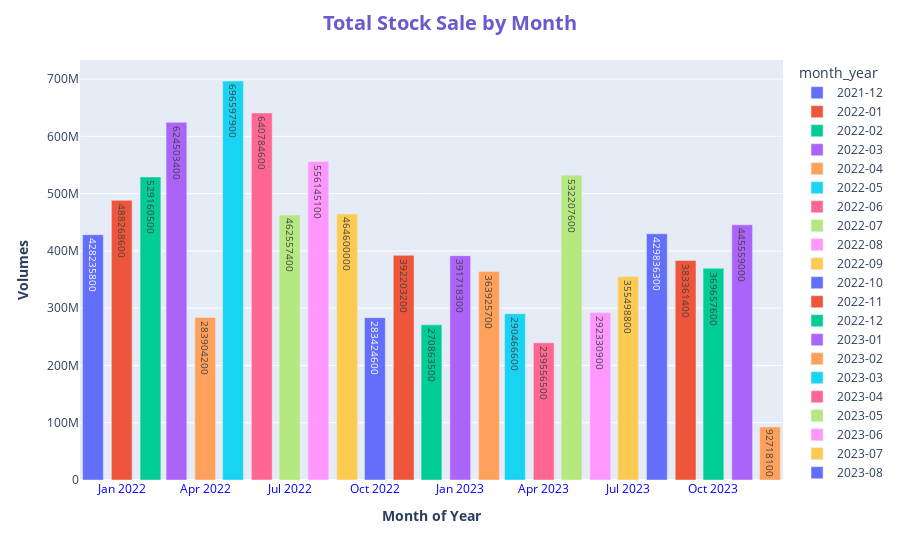

Source (notebook cell):
### Code cell
volume_by_month_year = volume_by_month_year.sort_values('month_year')
fig = px.bar(volume_by_month_year, x='month_year', y='total', color='month_year', text='total')

fig.update_xaxes(title='<b>Month of Year</b>')
fig.update_yaxes(title='<b>Volumes</b>')

fig.update_layout(title=dict(text='<b>Total Stock Sale by Month</b>',
                             font=dict(size=20, color='slateblue'), x=0.5),
                  xaxis=dict(tickfont=dict(color='blue')))
fig.show()

### Figure 1 — Plotly figure (JSON) as saved in the notebook; plotly's stock layout.template omitted (floating-point values rounded to 4 significant figures)
{"data": [{"alignmentgroup": "True", "hovertemplate": "month_year=%{x}<br>total=%{text}<extra></extra>", "legendgroup": "2021-12", "marker": {"color": "#636efa", "pattern": {"shape": ""}}, "name": "2021-12", "offsetgroup": "2021-12", "orientation": "v", "showlegend": true, "text": [428235800], "textposition": "auto", "type": "bar", "x": ["2021-12"], "xaxis": "x", "y": [428235800], "yaxis": "y"}, {"alignmentgroup": "True", "hovertemplate": "month_year=%{x}<br>total=%{text}<extra></extra>", "legendgroup": "2022-01", "marker": {"color": "#EF553B", "pattern": {"shape": ""}}, "name": "2022-01", "offsetgroup": "2022-01", "orientation": "v", "showlegend": true, "text": [488268600], "textposition": "auto", "type": "bar", "x": ["2022-01"], "xaxis": "x", "y": [488268600], "yaxis": "y"}, {"alignmentgroup": "True", "hovertemplate": "month_year=%{x}<br>total=%{text}<extra></extra>", "legendgroup": "2022-02", "marker": {"color": "#00cc96", "pattern": {"shape": ""}}, "name": "2022-02", "offsetgroup": "2022-02", "orientation": "v", "showlegend": true, "text": [529160500], "textposition": "auto", "type": "bar", "x": ["2022-02"], "xaxis": "x", "y": [529160500], "yaxis": "y"}, {"alignmentgroup": "True", "hovertemplate": "month_year=%{x}<br>total=%{text}<extra></extra>", "legendgroup": "2022-03", "marker": {"color": "#ab63fa", "pattern": {"shape": ""}}, "name": "2022-03", "offsetgroup": "2022-03", "orientation": "v", "showlegend": true, "text": [624503400], "textposition": "auto", "type": "bar", "x": ["2022-03"], "xaxis": "x", "y": [624503400], "yaxis": "y"}, {"alignmentgroup": "True", "hovertemplate": "month_year=%{x}<br>total=%{text}<extra></extra>", "legendgroup": "2022-04", "marker": {"color": "#FFA15A", "pattern": {"shape": ""}}, "name": "2022-04", "offsetgroup": "2022-04", "orientation": "v", "showlegend": true, "text": [283904200], "textposition": "auto", "type": "bar", "x": ["2022-04"], "xaxis": "x", "y": [283904200], "yaxis": "y"}, {"alignmentgroup": "True", "hovertemplate": "month_year=%{x}<br>total=%{text}<extra></extra>", "legendgroup": "2022-05", "marker": {"color": "#19d3f3", "pattern": {"shape": ""}}, "name": "2022-05", "offsetgroup": "2022-05", "orientation": "v", "showlegend": true, "text": [696597900], "textposition": "auto", "type": "bar", "x": ["2022-05"], "xaxis": "x", "y": [696597900], "yaxis": "y"}, {"alignmentgroup": "True", "hovertemplate": "month_year=%{x}<br>total=%{text}<extra></extra>", "legendgroup": "2022-06", "marker": {"color": "#FF6692", "pattern": {"shape": ""}}, "name": "2022-06", "offsetgroup": "2022-06", "orientation": "v", "showlegend": true, "text": [640784600], "textposition": "auto", "type": "bar", "x": ["2022-06"], "xaxis": "x", "y": [640784600], "yaxis": "y"}, {"alignmentgroup": "True", "hovertemplate": "month_year=%{x}<br>total=%{text}<extra></extra>", "legendgroup": "2022-07", "marker": {"color": "#B6E880", "pattern": {"shape": ""}}, "name": "2022-07", "offsetgroup": "2022-07", "orientation": "v", "showlegend": true, "text": [462557400], "textposition": "auto", "type": "bar", "x": ["2022-07"], "xaxis": "x", "y": [462557400], "yaxis": "y"}, {"alignmentgroup": "True", "hovertemplate": "month_year=%{x}<br>total=%{text}<extra></extra>", "legendgroup": "2022-08", "marker": {"color": "#FF97FF", "pattern": {"shape": ""}}, "name": "2022-08", "offsetgroup": "2022-08", "orientation": "v", "showlegend": true, "text": [556145100], "textposition": "auto", "type": "bar", "x": ["2022-08"], "xaxis": "x", "y": [556145100], "yaxis": "y"}, {"alignmentgroup": "True", "hovertemplate": "month_year=%{x}<br>total=%{text}<extra></extra>", "legendgroup": "2022-09", "marker": {"color": "#FECB52", "pattern": {"shape": ""}}, "name": "2022-09", "offsetgroup": "2022-09", "orientation": "v", "showlegend": true, "text": [464600000], "textposition": "auto", "type": "bar", "x": ["2022-09"], "xaxis": "x", "y": [464600000], "yaxis": "y"}, {"alignmentgroup": "True", "hovertemplate": "month_year=%{x}<br>total=%{text}<extra></extra>", "legendgroup": "2022-10", "marker": {"color": "#636efa", "pattern": {"shape": ""}}, "name": "2022-10", "offsetgroup": "2022-10", "orientation": "v", "showlegend": true, "text": [283424600], "textposition": "auto", "type": "bar", "x": ["2022-10"], "xaxis": "x", "y": [283424600], "yaxis": "y"}, {"alignmentgroup": "True", "hovertemplate": "month_year=%{x}<br>total=%{text}<extra></extra>", "legendgroup": "2022-11", "marker": {"color": "#EF553B", "pattern": {"shape": ""}}, "name": "2022-11", "offsetgroup": "2022-11", "orientation": "v", "showlegend": true, "text": [392203200], "textposition": "auto", "type": "bar", "x": ["2022-11"], "xaxis": "x", "y": [392203200], "yaxis": "y"}, {"alignmentgroup": "True", "hovertemplate": "month_year=%{x}<br>total=%{text}<extra></extra>", "legendgroup": "2022-12", "marker": {"color": "#00cc96", "pattern": {"shape": ""}}, "name": "2022-12", "offsetgroup": "2022-12", "orientation": "v", "showlegend": true, "text": [270863500], "textposition": "auto", "type": "bar", "x": ["2022-12"], "xaxis": "x", "y": [270863500], "yaxis": "y"}, {"alignmentgroup": "True", "hovertemplate": "month_year=%{x}<br>total=%{text}<extra></extra>", "legendgroup": "2023-01", "marker": {"color": "#ab63fa", "pattern": {"shape": ""}}, "name": "2023-01", "offsetgroup": "2023-01", "orientation": "v", "showlegend": true, "text": [391718300], "textposition": "auto", "type": "bar", "x": ["2023-01"], "xaxis": "x", "y": [391718300], "yaxis": "y"}, {"alignmentgroup": "True", "hovertemplate": "month_year=%{x}<br>total=%{text}<extra></extra>", "legendgroup": "2023-02", "marker": {"color": "#FFA15A", "pattern": {"shape": ""}}, "name": "2023-02", "offsetgroup": "2023-02", "orientation": "v", "showlegend": true, "text": [363925700], "textposition": "auto", "type": "bar", "x": ["2023-02"], "xaxis": "x", "y": [363925700], "yaxis": "y"}, {"alignmentgroup": "True", "hovertemplate": "month_year=%{x}<br>total=%{text}<extra></extra>", "legendgroup": "2023-03", "marker": {"color": "#19d3f3", "pattern": {"shape": ""}}, "name": "2023-03", "offsetgroup": "2023-03", "orientation": "v", "showlegend": true, "text": [290466600], "textposition": "auto", "type": "bar", "x": ["2023-03"], "xaxis": "x", "y": [290466600], "yaxis": "y"}, {"alignmentgroup": "True", "hovertemplate": "month_year=%{x}<br>total=%{text}<extra></extra>", "legendgroup": "2023-04", "marker": {"color": "#FF6692", "pattern": {"shape": ""}}, "name": "2023-04", "offsetgroup": "2023-04", "orientation": "v", "showlegend": true, "text": [239556500], "textposition": "auto", "type": "bar", "x": ["2023-04"], "xaxis": "x", "y": [239556500], "yaxis": "y"}, {"alignmentgroup": "True", "hovertemplate": "month_year=%{x}<br>total=%{text}<extra></extra>", "legendgroup": "2023-05", "marker": {"color": "#B6E880", "pattern": {"shape": ""}}, "name": "2023-05", "offsetgroup": "2023-05", "orientation": "v", "showlegend": true, "text": [532207600], "textposition": "auto", "type": "bar", "x": ["2023-05"], "xaxis": "x", "y": [532207600], "yaxis": "y"}, {"alignmentgroup": "True", "hovertemplate": "month_year=%{x}<br>total=%{text}<extra></extra>", "legendgroup": "2023-06", "marker": {"color": "#FF97FF", "pattern": {"shape": ""}}, "name": "2023-06", "offsetgroup": "2023-06", "orientation": "v", "showlegend": true, "text": [292330900], "textposition": "auto", "type": "bar", "x": ["2023-06"], "xaxis": "x", "y": [292330900], "yaxis": "y"}, {"alignmentgroup": "True", "hovertemplate": "month_year=%{x}<br>total=%{text}<extra></extra>", "legendgroup": "2023-07", "marker": {"color": "#FECB52", "pattern": {"shape": ""}}, "name": "2023-07", "offsetgroup": "2023-07", "orientation": "v", "showlegend": true, "text": [355498800], "textposition": "auto", "type": "bar", "x": ["2023-07"], "xaxis": "x", "y": [355498800], "yaxis": "y"}, {"alignmentgroup": "True", "hovertemplate": "month_year=%{x}<br>total=%{text}<extra></extra>", "legendgroup": "2023-08", "marker": {"color": "#636efa", "pattern": {"shape": ""}}, "name": "2023-08", "offsetgroup": "2023-08", "orientation": "v", "showlegend": true, "text": [429836300], "textposition": "auto", "type": "bar", "x": ["2023-08"], "xaxis": "x", "y": [429836300], "yaxis": "y"}, {"alignmentgroup": "True", "hovertemplate": "month_year=%{x}<br>total=%{text}<extra></extra>", "legendgroup": "2023-09", "marker": {"color": "#EF553B", "pattern": {"shape": ""}}, "name": "2023-09", "offsetgroup": "2023-09", "orientation": "v", "showlegend": true, "text": [383361400], "textposition": "auto", "type": "bar", "x": ["2023-09"], "xaxis": "x", "y": [383361400], "yaxis": "y"}, {"alignmentgroup": "True", "hovertemplate": "month_year=%{x}<br>total=%{text}<extra></extra>", "legendgroup": "2023-10", "marker": {"color": "#00cc96", "pattern": {"shape": ""}}, "name": "2023-10", "offsetgroup": "2023-10", "orientation": "v", "showlegend": true, "text": [369657600], "textposition": "auto", "type": "bar", "x": ["2023-10"], "xaxis": "x", "y": [369657600], "yaxis": "y"}, {"alignmentgroup": "True", "hovertemplate": "month_year=%{x}<br>total=%{text}<extra></extra>", "legendgroup": "2023-11", "marker": {"color": "#ab63fa", "pattern": {"shape": ""}}, "name": "2023-11", "offsetgroup": "2023-11", "orientation": "v", "showlegend": true, "text": [445559000], "textposition": "auto", "type": "bar", "x": ["2023-11"], "xaxis": "x", "y": [445559000], "yaxis": "y"}, {"alignmentgroup": "True", "hovertemplate": "month_year=%{x}<br>total=%{text}<extra></extra>", "legendgroup": "2023-12", "marker": {"color": "#FFA15A", "pattern": {"shape": ""}}, "name": "2023-12", "offsetgroup": "2023-12", "orientation": "v", "showlegend": true, "text": [92718100], "textposition": "auto", "type": "bar", "x": ["2023-12"], "xaxis": "x", "y": [92718100], "yaxis": "y"}], "layout": {"barmode": "relative", "legend": {"title": {"text": "month_year"}, "tracegroupgap": 0}, "margin": {"t": 60}, "title": {"font": {"color": "slateblue", "size": 20}, "text": "<b>Total Stock Sale by Month</b>", "x": 0.5}, "xaxis": {"anchor": "y", "categoryarray": ["2021-12", "2022-01", "2022-02", "2022-03", "2022-04", "2022-05", "2022-06", "2022-07", "2022-08", "2022-09", "2022-10", "2022-11", "2022-12", "2023-01", "2023-02", "2023-03", "2023-04", "2023-05", "2023-06", "2023-07", "2023-08", "2023-09", "2023-10", "2023-11", "2023-12"], "categoryorder": "array", "domain": [0, 1], "tickfont": {"color": "blue"}, "title": {"text": "<b>Month of Year</b>"}}, "yaxis": {"anchor": "x", "domain": [0, 1], "title": {"text": "<b>Volumes</b>"}}}}
